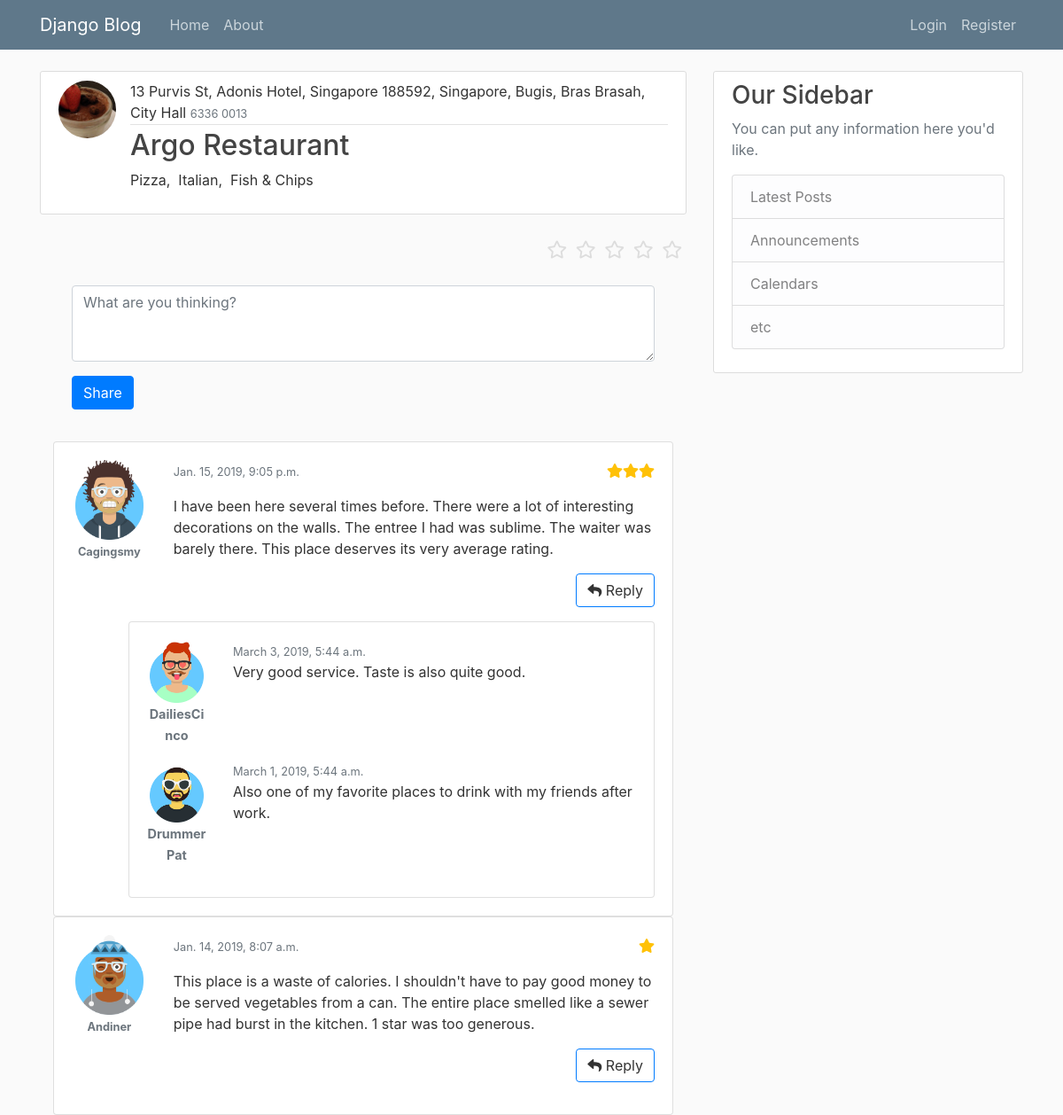
/restaurant/article/R00021, run on an earlier commit of the app's database.
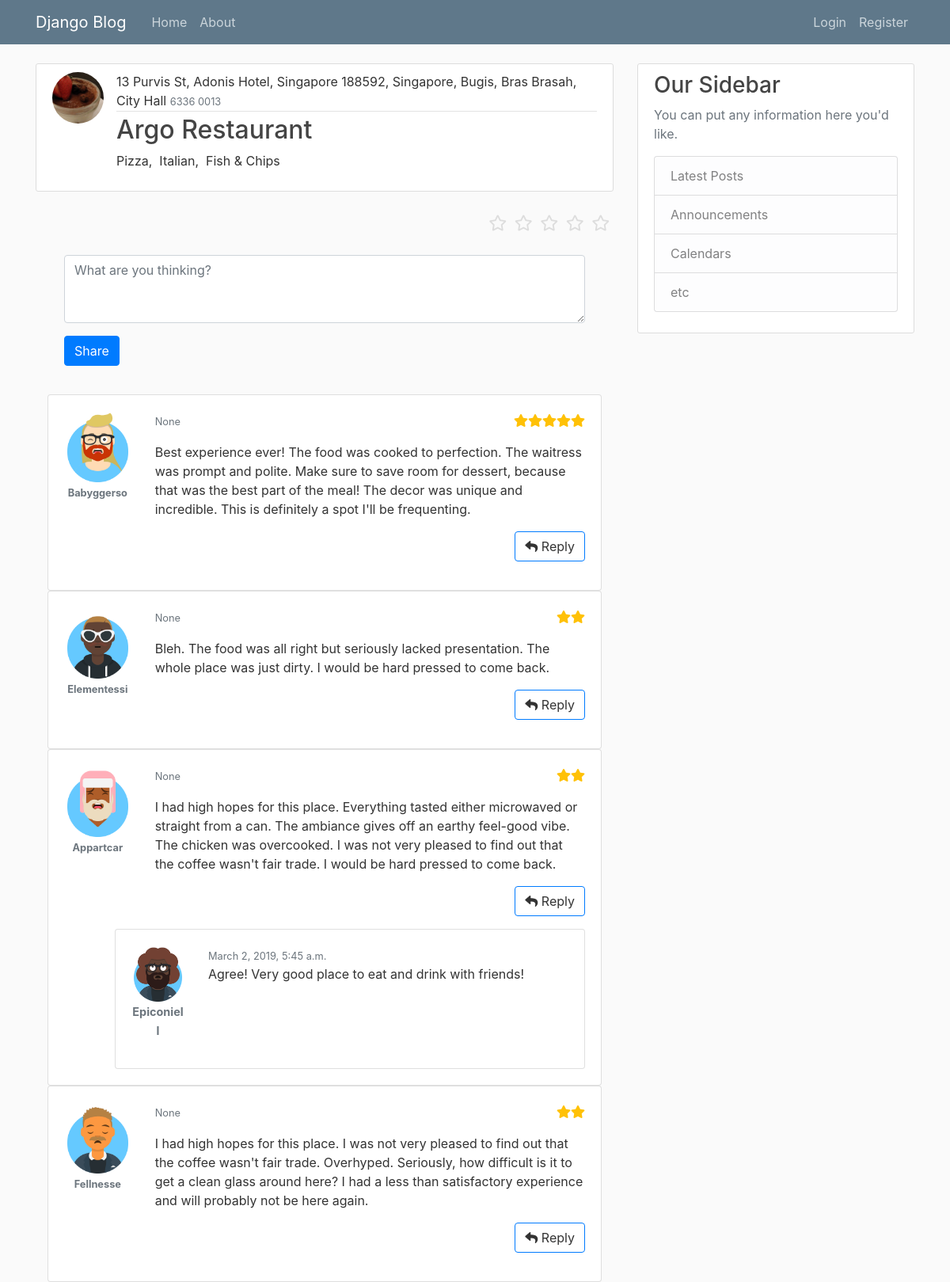
And on a later commit of the database.
### mysite/models.py (models this page shows, shortened)
class Comment(models.Model):
    comment_id = models.CharField(max_length=6, primary_key=True)
    restaurant = models.ForeignKey(Restaurant, on_delete=models.CASCADE)
    user = models.ForeignKey(Profile, on_delete=models.CASCADE)
    comment = models.TextField()
    rating = models.SmallIntegerField()
    comment_datetime = models.DateTimeField()
    class Meta:
        ordering = ['-comment_datetime']

class Reply(models.Model):
    reply_id = models.CharField(max_length=6, primary_key=True)
    comment = models.ForeignKey(Comment, on_delete=models.CASCADE)
    reply = models.TextField()
    reply_datetime = models.DateTimeField()
    user = models.ForeignKey(Profile, on_delete=models.CASCADE)
    class Meta:
        verbose_name_plural = "Replies"
        ordering = ['-reply_datetime']

### users/models.py (models this page shows, shortened)
class Profile(models.Model):
    user = models.OneToOneField(User, on_delete=models.CASCADE)
    image = models.ImageField(default='default.jpg', upload_to='profile_pics')

### mysite/views.py (the view)
# urls.py: path('restaurant/article/<str:pk>', views.detail, name='restaurant-detail-comment'),
def detail(request, pk):
    restaurant = get_object_or_404(Restaurant, pk=pk)
    context = {
        'restaurant': restaurant,
    }
    return render(request, 'mysite/restaurant_detail_comment.html', context)

### mysite/templatetags/mysite_range_loop.py (called while the page is built)
@register.filter
def get_range(value):
    return range(value)

### templates/mysite/restaurant_detail_comment.html (shortened to what the changed rows need)
{% extends "mysite/base.html" %}
{% load mysite_range_loop %}
{% block content %}
    <div>
        <article class="media content-section">
            <div class="media-body">
                <h2 class="article-title" href="#">{{ restaurant.name }}</h2>
            </div>
        </article>
    </div>
    {% for comment in restaurant.comment_set.all %}
        <div class="container">
            <div class="card">
                <div class="card-body">
                    <div class="row">
                        <div class="col-md-2">
                            <img src="{{ comment.user.image.url }}" class="img img-rounded img-fluid"/>
                            <p class="text-secondary text-center"><strong
                                    style="font-size: .8rem">{{ comment.user.user.username }}</strong></p>
                        </div>
                        <div class="col-md-10 comment-box">
                            <p>
                                <small class="text-muted">{{ comment.comment_datetime }}</small>
                                {% for star in comment.rating|get_range %}
                                    <span class="float-right"><i class="text-warning fa fa-star"></i></span>
                                {% endfor %}
                            </p>
                            <p>{{ comment.comment }}</p>
                            <p>
                                <a class="float-right btn btn-outline-primary ml-2"> <i class="fa fa-reply"></i>
                                    Reply</a>
                            </p>
                        </div>
                    </div>
                    {% if comment.reply_set.all %}
                        <div class="card card-inner">
                            <div class="card-body">
                                {% for reply in comment.reply_set.all %}
                                    <div class="row">
                                        <div class="col-md-2">
                                            <img src="{{ reply.user.image.url }}"
                                                 class="img img-rounded img-fluid"/>
                                            <p class="text-secondary text-center"><strong
                                                    style="font-size: .9rem">{{ reply.user.user.username }}</strong>
                                            </p>
                                        </div>
                                        <div class="col-md-10 comment-box">
                                            <small class="text-muted">{{ reply.reply_datetime }}</small>
                                            <p>{{ reply.reply }}</p>
                                        </div>
                                    </div>
                                {% endfor %}
                            </div>
                        </div>
                    {% endif %}
                </div>
            </div>
        </div>
    {% endfor %}
{% endblock content %}

What changed in the data, as far as the page shows it:
no longer on this page (row edited): Comment: user.image (picture), user.user.username "Cagingsmy", comment_datetime "Jan. 15, 2019, 9:05 p.m.", rating 3 (drawn), comment "I have been here several times before. There were a lot of interesting decorations on the walls. The entree I had was sublime. The waiter was barely there. This place deserves its very average rating."
no longer on this page (row edited): Reply: user.image (picture), user.user.username "DailiesCinco", reply_datetime "March 3, 2019, 5:44 a.m.", reply "Very good service. Taste is also quite good.", shown under "Cagingsmy"
no longer on this page (row edited): Reply: user.image (picture), user.user.username "DrummerPat", reply_datetime "March 1, 2019, 5:44 a.m.", reply "Also one of my favorite places to drink with my friends after work.", shown under "Cagingsmy"
no longer on this page (row edited): Comment: user.image (picture), user.user.username "Andiner", comment_datetime "Jan. 14, 2019, 8:07 a.m.", rating 1 (drawn), comment "This place is a waste of calories. I shouldn't have to pay good money to be served vegetables from a can. The entire place smelled like a sewer pipe had burst in the kitchen. 1 star was too generous."
now on this page (row edited): Comment: user.image (picture), user.user.username "Babyggerso", comment_datetime "None", rating 5 (drawn), comment "Best experience ever! The food was cooked to perfection. The waitress was prompt and polite. Make sure to save room for dessert, because that was the best part of the meal! The decor was unique and incredible. This is definitely a spot I'll be frequenting."
now on this page (row edited): Comment: user.image (picture), user.user.username "Elementessi", comment_datetime "None", rating 2 (drawn), comment "Bleh. The food was all right but seriously lacked presentation. The whole place was just dirty. I would be hard pressed to come back."
now on this page (row edited): Comment: user.image (picture), user.user.username "Appartcar", comment_datetime "None", rating 2 (drawn), comment "I had high hopes for this place. Everything tasted either microwaved or straight from a can. The ambiance gives off an earthy feel-good vibe. The chicken was overcooked. I was not very pleased to find out that the coffee wasn't fair trade. I would be hard pressed to come back."
now on this page (row unchanged): Reply: user.image (picture), user.user.username "Epiconiell", reply_datetime "March 2, 2019, 5:45 a.m.", reply "Agree! Very good place to eat and drink with friends!", shown under "Appartcar"
now on this page (row edited): Comment: user.image (picture), user.user.username "Fellnesse", comment_datetime "None", rating 2 (drawn), comment "I had high hopes for this place. I was not very pleased to find out that the coffee wasn't fair trade. Overhyped. Seriously, how difficult is it to get a clean glass around here? I had a less than satisfactory experience and will probably not be here again."
